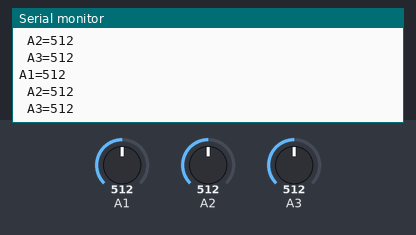
This sketch was run on a simulated Arduino Uno, built with avr-gcc and run on an emulated ATmega328P. Parts: the last lines printed to the serial monitor. The inputs (shaded band) are chosen by the test bench; at power-on: A2 = 512, A1 = 512, A3 = 512. The audio player accepts every command and is not drawn.

Above: at 1.7 s.
1.8 s: A2 set to 65
At 2.59 s:
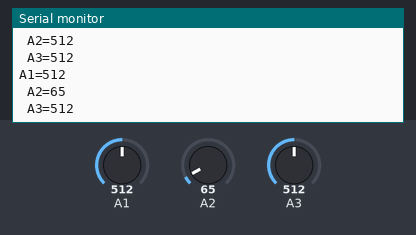
3.3 s: A2 set to 56
At 5.6 s:
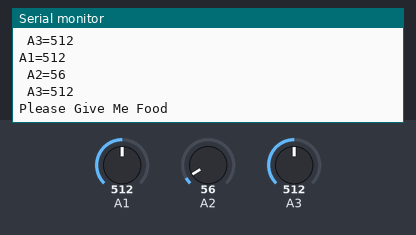
Timing chart, 0 to 7.1 s (numbered marks = the images above; inputs shaded):
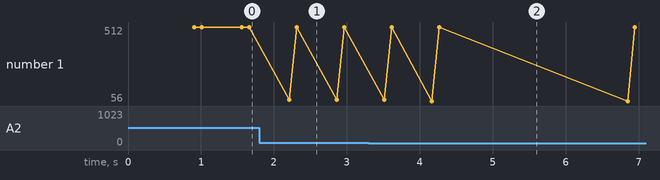

The sketch:

sketch_nov3a.ino
```cpp
#include "SoftwareSerial.h"
#include "DFRobotDFPlayerMini.h"
DFRobotDFPlayerMini myDFPlayer;

void printDetail(uint8_t type, int value);

unsigned int f2;
unsigned int f3;
unsigned int f4;

SoftwareSerial mySoftwareSerial(9,10);

void setup()
{


  Serial.begin(9600);
  mySoftwareSerial.begin(9600);
  Serial.begin(115200);
  Serial.println();

  Serial.println(F("Initializing DFPlayer..."));

  if (!myDFPlayer.begin(mySoftwareSerial))
  {
    Serial.println(F("Unable to begin:"));
    Serial.println(F("1.Please recheck the connection!"));
    Serial.println(F("2.Please insert the SD card!"));
    while (true);
  }

  Serial.println(F("DFPlayer Mini online."));
  myDFPlayer.volume(27);// max-30 volume

}

void loop()
{

  f2 = analogRead(1);
  delay(100);
  f3 = analogRead(2);
  delay(100);
  f4 = analogRead(3);
  delay(100);

  Serial.print("A1=");
  Serial.println(f2);
  delay(100);

  Serial.print(" A2=");
  Serial.println(f3);
  delay(100);

  Serial.print(" A3=");
  Serial.println(f4);
  delay(100);

  if ((f2 < 50) && (f2 > 30))
  {
    Serial.print("Please Give Me Water");
    myDFPlayer.play(1);
    delay(2000);
  }
  else if ((f3 < 60) && (f3 > 40))
  {
    Serial.print("Please Give Me Food");
    myDFPlayer.play(2);
    delay(2000);
  }
  else if ((f4 < 50) && (f4 > 30))
  {
    Serial.print("CAN U HELP ME");
    myDFPlayer.play(3);
    delay(2000);
  }

  delay(50);
}
```

Measured:
- the behaviour switches between 60 and 59 on A2 (found by bisection; images 1 and 2)
- after the input at 1.8 s, the serial monitor: prints a new line after 0.41 s (image 1)
- after the input at 3.3 s, the serial monitor: prints a new line after 0.87 s (image 2)
